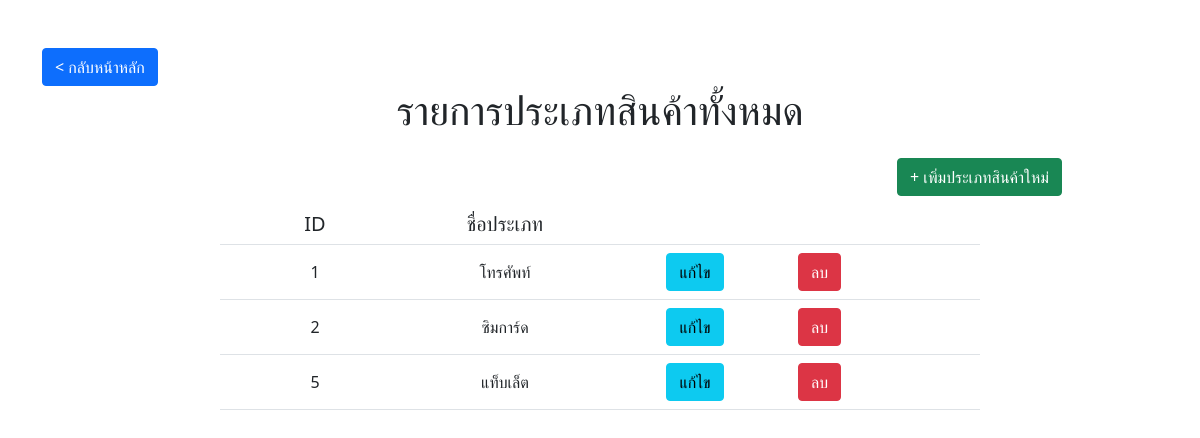
Page /typelist.php on the committed database.
### tables this page shows
CREATE TABLE `producttype` (
  `typeID` int(11) NOT NULL,
  `typeName` varchar(25) NOT NULL
);

### typelist.php (the view, shortened to what this page needs)
<?php
include('conectDB.php');
$sql = "SELECT * FROM producttype";
$type = mysqli_query($conect, $sql);
?>
<!DOCTYPE html>
<html lang="en">
<head>
    <link href="https://cdn.jsdelivr.net/npm/bootstrap@5.0.0-beta3/dist/css/bootstrap.min.css" rel="stylesheet">
</head>
<body>
    <div class="container mt-5">
        <a href="menu.php" class="btn btn-primary">
            < กลับหน้าหลัก</a>
                <div class="d-flex justify-content-center">
                    <h1>รายการประเภทสินค้าทั้งหมด</h1>
                </div>
                <div class="row mt-3 mb-3">
                    <div class="col-md-9">
                    </div>
                    <div class="col-md-2">
                        <a href="addtype.php" class="btn btn-success">+ เพิ่มประเภทสินค้าใหม่</a>
                    </div>
                </div>
                <div class="row ">
                    <div class="col-md-2">
                    </div>
                    <div class="col-md-2 d-flex justify-content-center border-bottom">
                        <h5>ID</h5>
                    </div>
                    <div class="col-md-2 d-flex justify-content-center border-bottom">
                        <h5>ชื่อประเภท</h5>
                    </div>
                    <div class="col-md-2 border-bottom">
                    </div>
                    <div class="col-md-2 border-bottom">
                    </div>
                </div>
                <?php while ($row = mysqli_fetch_array($type)) { ?>
                    <div class="row  ">
                        <div class="col-md-2">
                        </div>
                        <div class="col-md-2 d-flex justify-content-center border-bottom align-items-center p-2">
                            <?php echo $row['typeID']; ?>
                        </div>
                        <div class="col-md-2 d-flex justify-content-center border-bottom align-items-center p-2">
                            <?php echo $row['typeName']; ?>
                        </div>
                        <div class="col-md-2 d-flex justify-content-center border-bottom align-items-center p-2">
                            <a href="edittype.php?id=<?php echo $row['typeID'] ?>" class="btn btn-info ">แก้ไข</a>
                        </div>
                        <div class="col-md-2 d-flex justify-content-start border-bottom align-items-center p-2">
                            <a href="deltype.php?id=<?php echo $row['typeID'] ?>" class="btn btn-danger ">ลบ</a>
                        </div>
                        <div class="col-md-2">
                        </div>
                    </div>
                <?php } ?>
    </div>
</body>
</html>

### rows in the picture
producttype: typeID "1", typeName "โทรศัพท์"
producttype: typeID "2", typeName "ซิมการ์ด"
producttype: typeID "5", typeName "แท็บเล็ต"
